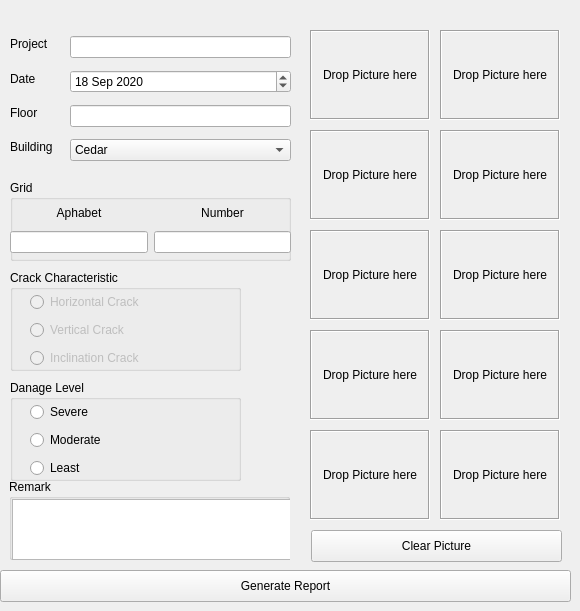
    <widget class="QWidget" name="tab_3">
     <attribute name="title">
      <string>Column</string>
     </attribute>
     <widget class="QPushButton" name="pushButton2">
      <property name="geometry">
       <rect>
        <x>0</x>
        <y>570</y>
        <width>571</width>
        <height>32</height>
       </rect>
      </property>
      <property name="text">
       <string>Generate Report</string>
      </property>
     </widget>
     <widget class="DropIn" name="Pic6_2">
      <property name="geometry">
       <rect>
        <x>440</x>
        <y>230</y>
        <width>120</width>
        <height>90</height>
       </rect>
      </property>
      <property name="acceptDrops">
       <bool>true</bool>
      </property>
      <property name="autoFillBackground">
       <bool>false</bool>
      </property>
      <property name="frameShape">
       <enum>QFrame::Box</enum>
      </property>
      <property name="frameShadow">
       <enum>QFrame::Sunken</enum>
      </property>
      <property name="text">
       <string>Drop Picture here</string>
      </property>
      <property name="alignment">
       <set>Qt::AlignCenter</set>
      </property>
     </widget>
     <widget class="QGroupBox" name="groupBox_13">
      <property name="geometry">
       <rect>
        <x>10</x>
        <y>180</y>
        <width>281</width>
        <height>81</height>
       </rect>
      </property>
      <property name="title">
       <string>Grid</string>
      </property>
      <widget class="QWidget" name="verticalLayoutWidget_19">
       <property name="geometry">
        <rect>
         <x>0</x>
         <y>20</y>
         <width>281</width>
         <height>53</height>
        </rect>
       </property>
       <layout class="QVBoxLayout" name="verticalLayout_22">
        <item>
         <layout class="QHBoxLayout" name="horizontalLayout_10">
          <item>
           <widget class="QLabel" name="label_25">
            <property name="text">
             <string>Aphabet</string>
            </property>
            <property name="alignment">
             <set>Qt::AlignCenter</set>
            </property>
           </widget>
          </item>
          <item>
           <widget class="QLabel" name="label_26">
            <property name="text">
             <string>Number</string>
            </property>
            <property name="alignment">
             <set>Qt::AlignCenter</set>
            </property>
           </widget>
          </item>
         </layout>
        </item>
        <item>
         <layout class="QHBoxLayout" name="horizontalLayout_9">
          <item>
           <widget class="QLineEdit" name="A1_2"/>
          </item>
          <item>
           <widget class="QLineEdit" name="N1_2"/>
          </item>
         </layout>
        </item>
       </layout>
      </widget>
     </widget>
     <widget class="QPushButton" name="clearpic_2">
      <property name="geometry">
       <rect>
        <x>311</x>
        <y>530</y>
        <width>251</width>
        <height>32</height>
       </rect>
      </property>
      <property name="text">
       <string>Clear Picture</string>
      </property>
     </widget>
     <widget class="DropIn" name="Pic3_2">
      <property name="geometry">
       <rect>
        <x>310</x>
        <y>130</y>
        <width>120</width>
        <height>90</height>
       </rect>
      </property>
      <property name="acceptDrops">
       <bool>true</bool>
      </property>
      <property name="autoFillBackground">
       <bool>false</bool>
      </property>
      <property name="frameShape">
       <enum>QFrame::Box</enum>
      </property>
      <property name="frameShadow">
       <enum>QFrame::Sunken</enum>
      </property>
      <property name="text">
       <string>Drop Picture here</string>
      </property>
      <property name="alignment">
       <set>Qt::AlignCenter</set>
      </property>
     </widget>
     <widget class="QGroupBox" name="groupBox_14">
      <property name="geometry">
       <rect>
        <x>10</x>
        <y>270</y>
        <width>231</width>
        <height>101</height>
       </rect>
      </property>
      <property name="title">
       <string>Crack Characteristic</string>
      </property>
      <widget class="QWidget" name="verticalLayoutWidget_21">
       <property name="geometry">
        <rect>
         <x>20</x>
         <y>20</y>
         <width>227</width>
         <height>81</height>
        </rect>
       </property>
       <layout class="QVBoxLayout" name="verticalLayout_23">
        <item>
         <widget class="QRadioButton" name="CC1_2">
          <property name="enabled">
           <bool>false</bool>
          </property>
          <property name="text">
           <string>Horizontal Crack</string>
          </property>
         </widget>
        </item>
        <item>
         <widget class="QRadioButton" name="CC2_2">
          <property name="enabled">
           <bool>false</bool>
          </property>
          <property name="text">
           <string>Vertical Crack</string>
          </property>
         </widget>
        </item>
        <item>
         <widget class="QRadioButton" name="CC3_2">
          <property name="enabled">
           <bool>false</bool>
          </property>
          <property name="text">
           <string>Inclination Crack</string>
          </property>
         </widget>
        </item>
       </layout>
      </widget>
     </widget>
     <widget class="QWidget" name="verticalLayoutWidget_22">
      <property name="geometry">
       <rect>
        <x>70</x>
        <y>30</y>
        <width>221</width>
        <height>141</height>
       </rect>
      </property>
      <layout class="QVBoxLayout" name="verticalLayout_24">
       <item>
        <widget class="QLineEdit" name="project2"/>
       </item>
       <item>
        <widget class="QDateEdit" name="dateEdit2">
         <property name="dateTime">
          <datetime>
           <hour>0</hour>
           <minute>0</minute>
           <second>0</second>
           <year>2020</year>
           <month>9</month>
           <day>18</day>
          </datetime>
         </property>
        </widget>
       </item>
       <item>
        <widget class="QLineEdit" name="floor2"/>
       </item>
       <item>
        <widget class="QComboBox" name="comboBox2">
         <property name="editable">
          <bool>false</bool>
         </property>
         <property name="currentText">
          <string>Cedar</string>
         </property>
         <property name="currentIndex">
          <number>0</number>
         </property>
         <item>
          <property name="text">
           <string>Cedar</string>
          </property>
         </item>
         <item>
          <property name="text">
           <string>Ebony</string>
          </property>
         </item>
         <item>
          <property name="text">
           <string>Oak</string>
          </property>
         </item>
         <item>
          <property name="text">
           <string>Pine</string>
          </property>
         </item>
         <item>
          <property name="text">
           <string>Lobby</string>
          </property>
         </item>
         <item>
          <property name="text">
           <string>Parking area</string>
          </property>
         </item>
         <item>
          <property name="text">
           <string>Ebony wing</string>
          </property>
         </item>
         <item>
          <property name="text">
           <string>Road area</string>
          </property>
         </item>
        </widget>
       </item>
      </layout>
     </widget>
     <widget class="DropIn" name="Pic5_2">
      <property name="geometry">
       <rect>
        <x>310</x>
        <y>230</y>
        <width>120</width>
        <height>90</height>
       </rect>
      </property>
      <property name="acceptDrops">
       <bool>true</bool>
      </property>
      <property name="autoFillBackground">
       <bool>false</bool>
      </property>
      <property name="frameShape">
       <enum>QFrame::Box</enum>
      </property>
      <property name="frameShadow">
       <enum>QFrame::Sunken</enum>
      </property>
      <property name="text">
       <string>Drop Picture here</string>
      </property>
      <property name="alignment">
       <set>Qt::AlignCenter</set>
      </property>
     </widget>
     <widget class="DropIn" name="Pic2_2">
      <property name="geometry">
       <rect>
        <x>440</x>
        <y>30</y>
        <width>120</width>
        <height>90</height>
       </rect>
      </property>
      <property name="acceptDrops">
       <bool>true</bool>
      </property>
      <property name="autoFillBackground">
       <bool>false</bool>
      </property>
      <property name="frameShape">
       <enum>QFrame::Box</enum>
      </property>
      <property name="frameShadow">
       <enum>QFrame::Sunken</enum>
      </property>
      <property name="text">
       <string>Drop Picture here</string>
      </property>
      <property name="alignment">
       <set>Qt::AlignCenter</set>
      </property>
     </widget>
     <widget class="QGroupBox" name="groupBox_15">
      <property name="geometry">
       <rect>
        <x>10</x>
        <y>380</y>
        <width>231</width>
        <height>101</height>
       </rect>
      </property>
      <property name="title">
       <string>Danage Level</string>
      </property>
      <widget class="QWidget" name="verticalLayoutWidget_23">
       <property name="geometry">
        <rect>
         <x>20</x>
         <y>20</y>
         <width>227</width>
         <height>81</height>
        </rect>
       </property>
       <layout class="QVBoxLayout" name="verticalLayout_25">
        <item>
         <widget class="QRadioButton" name="DL1_2">
          <property name="text">
           <string>Severe</string>
          </property>
         </widget>
        </item>
        <item>
         <widget class="QRadioButton" name="DL2_2">
          <property name="text">
           <string>Moderate</string>
          </property>
         </widget>
        </item>
        <item>
         <widget class="QRadioButton" name="DL3_2">
          <property name="text">
           <string>Least</string>
          </property>
         </widget>
        </item>
       </layout>
      </widget>
     </widget>
     <widget class="DropIn" name="Pic9_2">
      <property name="geometry">
       <rect>
        <x>310</x>
        <y>430</y>
        <width>120</width>
        <height>90</height>
       </rect>
      </property>
      <property name="acceptDrops">
       <bool>true</bool>
      </property>
      <property name="autoFillBackground">
       <bool>false</bool>
      </property>
      <property name="frameShape">
       <enum>QFrame::Box</enum>
      </property>
      <property name="frameShadow">
       <enum>QFrame::Sunken</enum>
      </property>
      <property name="text">
       <string>Drop Picture here</string>
      </property>
      <property name="alignment">
       <set>Qt::AlignCenter</set>
      </property>
     </widget>
     <widget class="DropIn" name="Pic4_2">
      <property name="geometry">
       <rect>
        <x>440</x>
        <y>130</y>
        <width>120</width>
        <height>90</height>
       </rect>
      </property>
      <property name="acceptDrops">
       <bool>true</bool>
      </property>
      <property name="autoFillBackground">
       <bool>false</bool>
      </property>
      <property name="frameShape">
       <enum>QFrame::Box</enum>
      </property>
      <property name="frameShadow">
       <enum>QFrame::Sunken</enum>
      </property>
      <property name="text">
       <string>Drop Picture here</string>
      </property>
      <property name="alignment">
       <set>Qt::AlignCenter</set>
      </property>
     </widget>
     <widget class="DropIn" name="Pic7_2">
      <property name="geometry">
       <rect>
        <x>310</x>
        <y>330</y>
        <width>120</width>
        <height>90</height>
       </rect>
      </property>
      <property name="acceptDrops">
       <bool>true</bool>
      </property>
      <property name="autoFillBackground">
       <bool>false</bool>
      </property>
      <property name="frameShape">
       <enum>QFrame::Box</enum>
      </property>
      <property name="frameShadow">
       <enum>QFrame::Sunken</enum>
      </property>
      <property name="text">
       <string>Drop Picture here</string>
      </property>
      <property name="alignment">
       <set>Qt::AlignCenter</set>
      </property>
     </widget>
     <widget class="DropIn" name="Pic1_2">
      <property name="geometry">
       <rect>
        <x>310</x>
        <y>30</y>
        <width>120</width>
        <height>90</height>
       </rect>
      </property>
      <property name="acceptDrops">
       <bool>true</bool>
      </property>
      <property name="autoFillBackground">
       <bool>false</bool>
      </property>
      <property name="frameShape">
       <enum>QFrame::Box</enum>
      </property>
      <property name="frameShadow">
       <enum>QFrame::Sunken</enum>
      </property>
      <property name="text">
       <string>Drop Picture here</string>
      </property>
      <property name="alignment">
       <set>Qt::AlignCenter</set>
      </property>
     </widget>
     <widget class="DropIn" name="Pic8_2">
      <property name="geometry">
       <rect>
        <x>440</x>
        <y>330</y>
        <width>120</width>
        <height>90</height>
       </rect>
      </property>
      <property name="acceptDrops">
       <bool>true</bool>
      </property>
      <property name="autoFillBackground">
       <bool>false</bool>
      </property>
      <property name="frameShape">
       <enum>QFrame::Box</enum>
      </property>
      <property name="frameShadow">
       <enum>QFrame::Sunken</enum>
      </property>
      <property name="text">
       <string>Drop Picture here</string>
      </property>
      <property name="alignment">
       <set>Qt::AlignCenter</set>
      </property>
     </widget>
     <widget class="DropIn" name="Pic10_2">
      <property name="geometry">
       <rect>
        <x>440</x>
        <y>430</y>
        <width>120</width>
        <height>90</height>
       </rect>
      </property>
      <property name="acceptDrops">
       <bool>true</bool>
      </property>
      <property name="autoFillBackground">
       <bool>false</bool>
      </property>
      <property name="frameShape">
       <enum>QFrame::Box</enum>
      </property>
      <property name="frameShadow">
       <enum>QFrame::Sunken</enum>
      </property>
      <property name="text">
       <string>Drop Picture here</string>
      </property>
      <property name="alignment">
       <set>Qt::AlignCenter</set>
      </property>
     </widget>
     <widget class="QGroupBox" name="groupBox_16">
      <property name="geometry">
       <rect>
        <x>9</x>
        <y>479</y>
        <width>281</width>
        <height>81</height>
       </rect>
      </property>
      <property name="title">
       <string>Remark</string>
      </property>
      <widget class="QTextEdit" name="remark2">
       <property name="geometry">
        <rect>
         <x>3</x>
         <y>20</y>
         <width>281</width>
         <height>61</height>
        </rect>
       </property>
      </widget>
     </widget>
     <widget class="QWidget" name="verticalLayoutWidget_24">
      <property name="geometry">
       <rect>
        <x>10</x>
        <y>30</y>
        <width>61</width>
        <height>131</height>
       </rect>
      </property>
      <layout class="QVBoxLayout" name="verticalLayout_26">
       <item>
        <widget class="QLabel" name="label_27">
         <property name="text">
          <string>Project</string>
         </property>
        </widget>
       </item>
       <item>
        <widget class="QLabel" name="label_28">
         <property name="text">
          <string>Date</string>
         </property>
        </widget>
       </item>
       <item>
        <widget class="QLabel" name="label_29">
         <property name="text">
          <string>Floor</string>
         </property>
        </widget>
       </item>
       <item>
        <widget class="QLabel" name="label_30">
         <property name="text">
          <string>Building</string>
         </property>
        </widget>
       </item>
      </layout>
     </widget>
    </widget>
